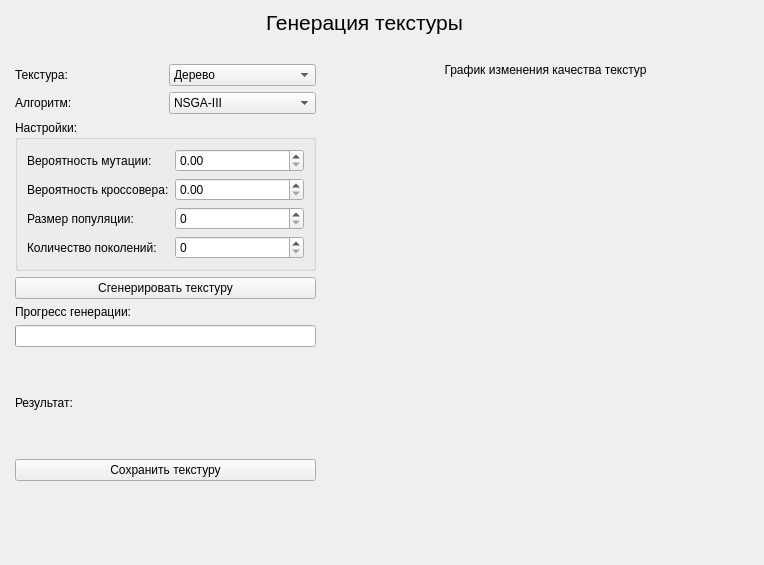
<?xml version="1.0" encoding="UTF-8"?>
<ui version="4.0">
 <class>GenerationTextureInterface</class>
 <widget class="QWidget" name="GenerationTextureInterface">
  <property name="geometry">
   <rect>
    <x>0</x>
    <y>0</y>
    <width>764</width>
    <height>565</height>
   </rect>
  </property>
  <property name="windowTitle">
   <string>Генерация текстуры</string>
  </property>
  <widget class="QLabel" name="titleLabel">
   <property name="geometry">
    <rect>
     <x>240</x>
     <y>10</y>
     <width>249</width>
     <height>36</height>
    </rect>
   </property>
   <property name="font">
    <font>
     <pointsize>16</pointsize>
    </font>
   </property>
   <property name="text">
    <string>Генерация текстуры</string>
   </property>
   <property name="alignment">
    <set>Qt::AlignHCenter</set>
   </property>
  </widget>
  <widget class="QWidget" name="layoutWidget">
   <property name="geometry">
    <rect>
     <x>15</x>
     <y>64</y>
     <width>301</width>
     <height>500</height>
    </rect>
   </property>
   <layout class="QVBoxLayout" name="verticalLayout_5">
    <item>
     <layout class="QVBoxLayout" name="verticalLayout_2">
      <item>
       <layout class="QHBoxLayout" name="textureLayout">
        <item>
         <widget class="QLabel" name="textureLabel">
          <property name="text">
           <string>Текстура:</string>
          </property>
         </widget>
        </item>
        <item>
         <widget class="QComboBox" name="textureTypeComboBox">
          <property name="currentText">
           <string>Дерево</string>
          </property>
          <item>
           <property name="text">
            <string>Дерево</string>
           </property>
          </item>
         </widget>
        </item>
       </layout>
      </item>
      <item>
       <layout class="QHBoxLayout" name="algorithmLayout">
        <item>
         <widget class="QLabel" name="algorithmLabel">
          <property name="text">
           <string>Алгоритм:</string>
          </property>
         </widget>
        </item>
        <item>
         <widget class="QComboBox" name="evolutionAlgorithmComboBox">
          <item>
           <property name="text">
            <string>NSGA-III</string>
           </property>
          </item>
          <item>
           <property name="text">
            <string>MOEA/D-DE</string>
           </property>
          </item>
          <item>
           <property name="text">
            <string>MA-ES</string>
           </property>
          </item>
          <item>
           <property name="text">
            <string>LMEA</string>
           </property>
          </item>
          <item>
           <property name="text">
            <string>SparseEA</string>
           </property>
          </item>
          <item>
           <property name="text">
            <string>PM-MOEA</string>
           </property>
          </item>
         </widget>
        </item>
       </layout>
      </item>
     </layout>
    </item>
    <item>
     <layout class="QVBoxLayout" name="verticalLayout_3">
      <item>
       <widget class="QGroupBox" name="generationSettingsGroupBox">
        <property name="title">
         <string>Настройки:</string>
        </property>
        <layout class="QFormLayout" name="generationSettingsLayout">
         <item row="0" column="0">
          <widget class="QLabel" name="mutationProbabilityLabel">
           <property name="text">
            <string>Вероятность мутации:</string>
           </property>
          </widget>
         </item>
         <item row="0" column="1">
          <widget class="QDoubleSpinBox" name="mutationProbabilitySpinBox">
           <property name="maximum">
            <double>1.000000000000000</double>
           </property>
           <property name="singleStep">
            <double>0.010000000000000</double>
           </property>
          </widget>
         </item>
         <item row="1" column="0">
          <widget class="QLabel" name="crossoverProbabilityLabel">
           <property name="text">
            <string>Вероятность кроссовера:</string>
           </property>
          </widget>
         </item>
         <item row="1" column="1">
          <widget class="QDoubleSpinBox" name="crossoverProbabilitySpinBox">
           <property name="maximum">
            <double>1.000000000000000</double>
           </property>
           <property name="singleStep">
            <double>0.010000000000000</double>
           </property>
          </widget>
         </item>
         <item row="2" column="0">
          <widget class="QLabel" name="populationSizeLabel">
           <property name="text">
            <string>Размер популяции:</string>
           </property>
          </widget>
         </item>
         <item row="2" column="1">
          <widget class="QSpinBox" name="populationSizeSpinBox">
           <property name="minimum">
            <number>0</number>
           </property>
           <property name="maximum">
            <number>10000</number>
           </property>
          </widget>
         </item>
         <item row="3" column="0">
          <widget class="QLabel" name="generationsLabel">
           <property name="text">
            <string>Количество поколений:</string>
           </property>
          </widget>
         </item>
         <item row="3" column="1">
          <widget class="QSpinBox" name="generationsSpinBox">
           <property name="minimum">
            <number>0</number>
           </property>
           <property name="maximum">
            <number>10000</number>
           </property>
          </widget>
         </item>
        </layout>
       </widget>
      </item>
      <item>
       <widget class="QPushButton" name="generateButton">
        <property name="text">
         <string>Сгенерировать текстуру</string>
        </property>
       </widget>
      </item>
     </layout>
    </item>
    <item>
     <layout class="QVBoxLayout" name="verticalLayout">
      <item>
       <widget class="QLabel" name="progressLabel">
        <property name="text">
         <string>Прогресс генерации:</string>
        </property>
       </widget>
      </item>
      <item>
       <widget class="QProgressBar" name="progressBar"/>
      </item>
     </layout>
    </item>
    <item>
     <layout class="QHBoxLayout" name="horizontalLayout">
      <item>
       <widget class="QLabel" name="resultLabel">
        <property name="text">
         <string>Результат:</string>
        </property>
       </widget>
      </item>
      <item>
       <layout class="QHBoxLayout" name="textureResultLayout">
        <item>
         <widget class="QLabel" name="textureImageLabel">
          <property name="minimumSize">
           <size>
            <width>100</width>
            <height>100</height>
           </size>
          </property>
          <property name="maximumSize">
           <size>
            <width>100</width>
            <height>100</height>
           </size>
          </property>
          <property name="scaledContents">
           <bool>true</bool>
          </property>
          <property name="alignment">
           <set>Qt::AlignCenter</set>
          </property>
         </widget>
        </item>
        <item>
         <spacer name="horizontalSpacer">
          <property name="orientation">
           <enum>Qt::Horizontal</enum>
          </property>
          <property name="sizeHint" stdset="0">
           <size>
            <width>40</width>
            <height>20</height>
           </size>
          </property>
         </spacer>
        </item>
       </layout>
      </item>
     </layout>
    </item>
    <item>
     <widget class="QPushButton" name="saveButton">
      <property name="text">
       <string>Сохранить текстуру</string>
      </property>
     </widget>
    </item>
    <item>
     <spacer name="verticalSpacer">
      <property name="orientation">
       <enum>Qt::Vertical</enum>
      </property>
      <property name="sizeHint" stdset="0">
       <size>
        <width>20</width>
        <height>40</height>
       </size>
      </property>
     </spacer>
    </item>
   </layout>
  </widget>
  <widget class="QCustomPlot" name="graphicsView" native="true">
   <property name="geometry">
    <rect>
     <x>350</x>
     <y>90</y>
     <width>391</width>
     <height>271</height>
    </rect>
   </property>
  </widget>
  <widget class="QLabel" name="qualityChartLabel">
   <property name="geometry">
    <rect>
     <x>410</x>
     <y>60</y>
     <width>271</width>
     <height>20</height>
    </rect>
   </property>
   <property name="text">
    <string>График изменения качества текстур</string>
   </property>
   <property name="alignment">
    <set>Qt::AlignCenter</set>
   </property>
  </widget>
 </widget>
 <customwidgets>
  <customwidget>
   <class>QCustomPlot</class>
   <extends>QWidget</extends>
   <header>qcustomplot.h</header>
   <container>1</container>
  </customwidget>
 </customwidgets>
 <resources/>
 <connections/>
</ui>
